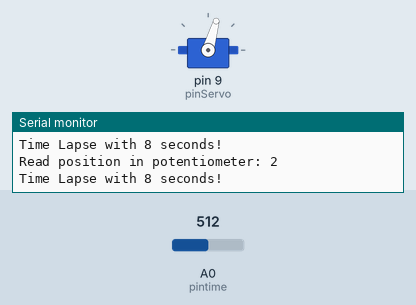
A sketch run on a simulated Arduino Uno, built with avr-gcc and run on an emulated ATmega328P. On the bench: servo, the last lines printed to the serial monitor. The inputs (shaded band) are chosen by the test bench; at power-on: A0 (pintime) = 512.

Above: at 9.3 s.
9.4 s: A0 (pintime) set to 222
18.0 s: A0 (pintime) set to 189
26.5 s: A0 (pintime) set to 306
At 31.9 s:
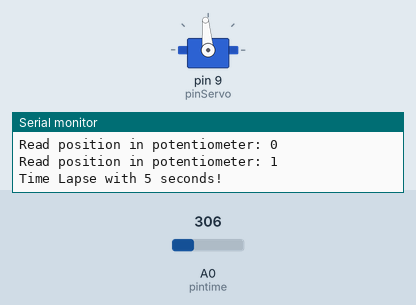
39.0 s: A0 (pintime) set to 716
At 44.0 s:
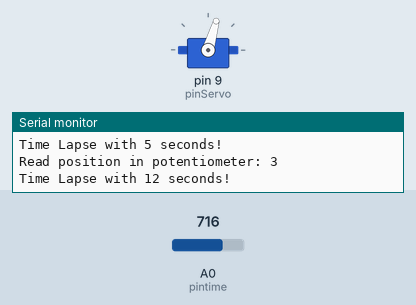
Timing chart, 0 to 45.5 s (numbered marks = the images above; inputs shaded):
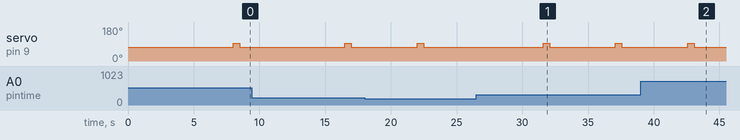

The sketch:

TimeLapse_Sony_DSC-W80.ino
```cpp
/* Code:
https://github.com/djayor/TimeLapse_Sony_DSC-W80
3D Print Parts:
https://www.thingiverse.com/thing:4498410
*/

#include <Servo.h>
Servo myservo;

#define pintime 0 // Analog A0 - potentiometer
#define pinServo 9 // Digital Pin 9 - servo motor

void setup() {
  myservo.attach(pinServo);
  Serial.begin(9600);       // use the serial port to debug
}

void loop() {
  int ptime = analogRead(pintime);
  ptime = map(ptime, 0, 1023, 0, 5); // 5 time stages
  int seconds=0; //seconds between shots

  Serial.print("Read position in potentiometer: ");
  Serial.println(ptime);

  switch (ptime) {
    case 1:
      seconds = 5000; // 5 seconds till next photo
      Serial.println("Time Lapse with 5 seconds! ");
      break;
    case 2:
      seconds = 8000; // 8 seconds till next photo
      Serial.println("Time Lapse with 8 seconds! ");
      break;
    case 3:
      seconds = 12000; // 12 seconds till next photo
      Serial.println("Time Lapse with 12 seconds! ");
      break;
    case 4:
      seconds = 15000; // 15 seconds till next photo
      Serial.println("Time Lapse with 15 seconds! ");
      break;
    default:
      //or case 0 = turn off the servo
      break;
  }

  myservo.write(74); // sets the servo resting position
  delay(seconds); // 5 secounds till next photo


  if(ptime > 0){
    myservo.write(95); // servo shoot position - You can calibrate this value
    delay(500); // 1 secound to have sure that is in focus
  }
}
```

Measured:
- after the input at 26.5 s, servo on pin 9 (pinServo): alternates 95° for 0.50 s and 74° for 5.0 s, starting after 5.1 s
- after the input at 39.0 s, servo on pin 9 (pinServo): goes on until 43.1 s, then stays 74°
